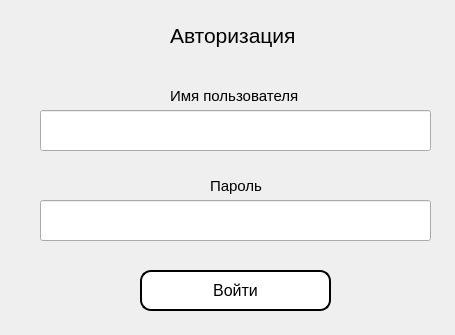
<?xml version="1.0" encoding="UTF-8"?>
<ui version="4.0">
 <class>Dialog</class>
 <widget class="QDialog" name="Dialog">
  <property name="geometry">
   <rect>
    <x>0</x>
    <y>0</y>
    <width>455</width>
    <height>335</height>
   </rect>
  </property>
  <property name="windowTitle">
   <string>Авторизация</string>
  </property>
  <widget class="QLabel" name="label">
   <property name="geometry">
    <rect>
     <x>170</x>
     <y>20</y>
     <width>131</width>
     <height>31</height>
    </rect>
   </property>
   <property name="font">
    <font>
     <pointsize>16</pointsize>
    </font>
   </property>
   <property name="text">
    <string>Авторизация</string>
   </property>
  </widget>
  <widget class="QPushButton" name="pushButton1_2">
   <property name="geometry">
    <rect>
     <x>140</x>
     <y>270</y>
     <width>191</width>
     <height>41</height>
    </rect>
   </property>
   <property name="font">
    <font>
     <pointsize>12</pointsize>
     <weight>50</weight>
     <bold>false</bold>
    </font>
   </property>
   <property name="styleSheet">
    <string notr="true">QPushButton {
    background-color: white;
    border-radius: 11px;
    border: 2px solid black;
    padding: 5px 10px;
}

QPushButton:hover {
    background-color: rgba(255, 192, 203, 100); /* Прозрачно розовый */
}</string>
   </property>
   <property name="text">
    <string>Войти</string>
   </property>
  </widget>
  <widget class="QLineEdit" name="lineEdit">
   <property name="geometry">
    <rect>
     <x>40</x>
     <y>110</y>
     <width>391</width>
     <height>41</height>
    </rect>
   </property>
   <property name="font">
    <font>
     <pointsize>12</pointsize>
    </font>
   </property>
  </widget>
  <widget class="QLineEdit" name="lineEdit_2">
   <property name="geometry">
    <rect>
     <x>40</x>
     <y>200</y>
     <width>391</width>
     <height>41</height>
    </rect>
   </property>
   <property name="font">
    <font>
     <pointsize>12</pointsize>
    </font>
   </property>
  </widget>
  <widget class="QLabel" name="label_2">
   <property name="geometry">
    <rect>
     <x>170</x>
     <y>80</y>
     <width>151</width>
     <height>31</height>
    </rect>
   </property>
   <property name="font">
    <font>
     <pointsize>11</pointsize>
    </font>
   </property>
   <property name="text">
    <string>Имя пользователя</string>
   </property>
  </widget>
  <widget class="QLabel" name="label_3">
   <property name="geometry">
    <rect>
     <x>210</x>
     <y>170</y>
     <width>61</width>
     <height>31</height>
    </rect>
   </property>
   <property name="font">
    <font>
     <pointsize>11</pointsize>
    </font>
   </property>
   <property name="text">
    <string>Пароль</string>
   </property>
  </widget>
  <widget class="QLabel" name="label_4">
   <property name="geometry">
    <rect>
     <x>-4</x>
     <y>-8</y>
     <width>471</width>
     <height>351</height>
    </rect>
   </property>
   <property name="text">
    <string/>
   </property>
   <property name="pixmap">
    <pixmap>авторизация.png</pixmap>
   </property>
  </widget>
  <zorder>label_4</zorder>
  <zorder>label</zorder>
  <zorder>pushButton1_2</zorder>
  <zorder>lineEdit</zorder>
  <zorder>lineEdit_2</zorder>
  <zorder>label_2</zorder>
  <zorder>label_3</zorder>
 </widget>
 <resources/>
 <connections/>
</ui>
